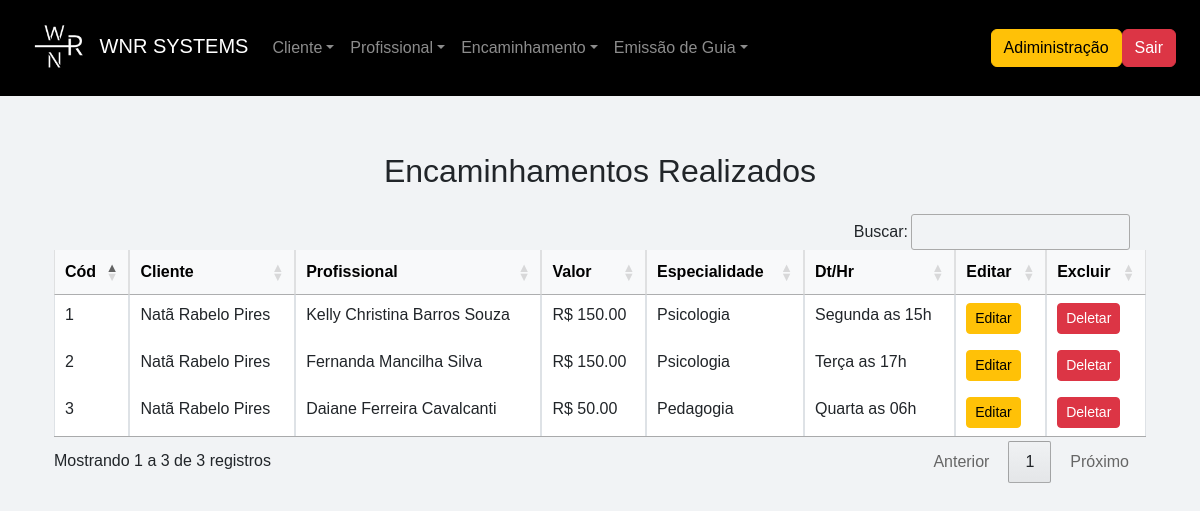
Before: /listar_encaminhamento (signed in) with the older database file.
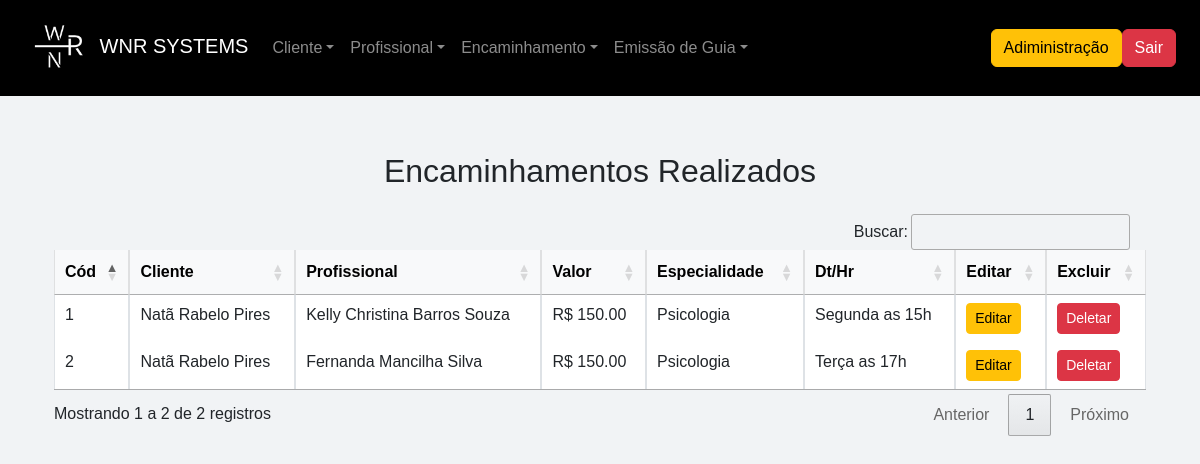
After: the same page with the newer database file.
### app/models.py (models this page shows)
class Encaminhamento(db.Model):
    __tablename__ = "encaminhamentos"
    id                      = Column(Integer, primary_key=True, index=True)
    cliente_id              = Column(Integer, ForeignKey("clientes.id", ondelete="CASCADE"))
    profissional_id         = Column(Integer, ForeignKey("profissionais.id", ondelete="CASCADE"))
    convenio                = Column(String)
    dias_horas_atendimento  = Column(String)
    data_encaminhamento     = Column(Date)
    observacoes_gerais      = Column(String)
    queixa                  = Column(String)
    situacao                = Column(String)
    tipo_encaminhamento     = Column(String)
    valor                   = Column(Float)
    cliente = relationship("Cliente", back_populates="encaminhamentos")
    profissional = relationship("Profissional", back_populates="encaminhamentos")

class Cliente(db.Model):
    __tablename__ = "clientes"
    id                      = Column(Integer, primary_key=True, index=True)
    nome                    = Column(String, index=True)
    cpf                     = Column(String(11), unique=True, index=True)
    email                   = Column(String, index=True)
    data_nascimento         = Column(Date)
    renda_familiar          = Column(Float)
    bairro                  = Column(String)
    canal_divulgacao        = Column(String)
    cep                     = Column(String(8))
    cidade                  = Column(String)
    condicao_habitacao      = Column(String)
    cpf_responsavel         = Column(String(11), nullable=True, default="")
    complemento             = Column(String)
    numero_cs               = Column(String)
    despesa_mensal          = Column(Float)
    escolaridade            = Column(String)
    estado                  = Column(String)
    endereco                = Column(String)
    fone_contato            = Column(String)
    fone_pessoal            = Column(String)
    foto                    = Column(String)
    grau_parentesco         = Column(String)
    nome_plano_saude        = Column(String, default="Sem plano de Saúde")
    nome_responsavel        = Column(String, default="")
    numero_filhos           = Column(Integer, default=0)
    possui_filhos           = Column(String)
    plano_saude             = Column(String)
    previdenciario          = Column(String)
    profissao               = Column(String)
    remuneracao             = Column(Float)
    rg                      = Column(String)
    saldo                   = Column(Float)
    sexo                    = Column(String)
    tipo_moradia            = Column(String)
    transporte              = Column(String)
    idade                   = Column(String)
    encaminhamentos = relationship("Encaminhamento", back_populates="cliente", cascade="all, delete-orphan")
    guias = relationship("Guia", back_populates="cliente")

class Profissional(db.Model):
    __tablename__ = "profissionais"
    id                      = Column(Integer, primary_key=True, index=True)
    nome                    = Column(String, index=True)
    cpf                     = Column(String(11), unique=True, index=True)
    email                   = Column(String, unique=True, index=True)
    data_nascimento         = Column(Date)
    bairro                  = Column(String)
    banco                   = Column(String)
    cep                     = Column(String(8))
    cidade                  = Column(String)
    complemento             = Column(String)
    graduacao               = Column(String)
    issqn                   = Column(String)
    fone_pessoal            = Column(String)
    fone_profissional       = Column(String)
    foto                    = Column(String)
    curriculum_lattes       = Column(String)
    dias_horas_disponiveis  = Column(String)
    endereco_profissional   = Column(String)
    estado                  = Column(String)
    observacoes             = Column(String)
    pix                     = Column(String)
    registro_profissional   = Column(String)
    rg                      = Column(String)
    valor_minimo            = Column(Float)
    encaminhamentos = relationship("Encaminhamento", back_populates="profissional", cascade="all, delete-orphan")
    guias = relationship("Guia", back_populates="profissional")

### app/routes/referral_routes.py (the view)
@encaminhamento_bp.route('/listar_encaminhamento', methods=['GET', 'POST'])
@login_required
@role_required('atendimento', 'financeiro', 'admin')
def listar_encaminhamento():
    encaminhamentos = Encaminhamento.query.all()
    usuario = current_user
    return render_template('encaminhamento/list.html', encaminhamentos=encaminhamentos, usuario=usuario)

### app/__init__.py (called while the page is built)
@login_manager.user_loader
def load_user(id):
    return Usuario.query.get(int(id))  # Converte para inteiro e busca no banco

### app/templates/encaminhamento/list.html (shortened to what this page needs)
{% extends 'base.html' %}
{% block content %}
<div class="container mt-5">
    <h2 class="text-center mb-4 mt-5">Encaminhamentos Realizados</h2>
    <div class="card-body">
        <table id="table" class="table table-bordered table-hover">
            <thead class="table-light">
                <tr>
                    <th>Cód</th>
                    <th>Cliente</th>
                    <th>Profissional</th>
                    <th>Valor</th>
                    <th>Especialidade</th>
                    <th>Dt/Hr</th>
                    <th>Editar</th>
                    {% if usuario.role == "admin" %}
                    <th>Excluir</th>
                    {% endif %}
                </tr>
            </thead>
            <tbody>
                {% for encaminhamento in encaminhamentos %}
                    <tr>
                        <td>{{ encaminhamento.id }}</td>
                        <td>{{ encaminhamento.cliente.nome }}</td>
                        <td>{{ encaminhamento.profissional.nome }}</td>
                        <td>R$ {{ "%0.2f"|format(encaminhamento.valor) }}</td>
                        <td>{{ encaminhamento.profissional.graduacao }}</td>
                        <td>{{ encaminhamento.dias_horas_atendimento }}</td>
                        <td><a href="{{ url_for('encaminhamento_bp.editar_encaminhamento', id=encaminhamento.id) }}" class="btn btn-sm btn-warning">Editar</a></td>
                        {% if usuario.role == "admin" %}
                        <td><a href="{{ url_for('encaminhamento_bp.deletar_encaminhamento', id=encaminhamento.id) }}" class="btn btn-sm btn-danger" data-bs-toggle="modal" data-bs-target="#confirmarExclusao" data-id="{{ encaminhamento.id }}">Deletar</a></td>
                        {% endif %}
                    </tr>
                  {% endfor %}
            </tbody>
        </table>
    </div>
</div>
{% endblock %}

### app/templates/base.html (shortened to what this page needs)
<!DOCTYPE html>
<html lang="pt-BR">
<head>
    <link href="https://cdn.jsdelivr.net/npm/bootstrap@5.3.0/dist/css/bootstrap.min.css" rel="stylesheet">
    <link rel="stylesheet" href="https://cdn.jsdelivr.net/npm/bootstrap-icons/font/bootstrap-icons.css">
    <link rel="stylesheet" href="https://cdn.datatables.net/1.11.5/css/jquery.dataTables.min.css">
    <link rel="stylesheet" href="https://cdn.datatables.net/buttons/2.2.3/css/buttons.dataTables.min.css">
    <link rel="stylesheet" href="{{ url_for('static', filename='css/base.css') }}">
</head>
<body>
    <nav class="navbar navbar-expand-lg navbar-dark bg-black px-4 fixed-top">
        <a class="navbar-brand" href="{{ url_for('main_bp.menu' )}}">
            <img src="{{ url_for('static', filename='image/logo.png') }}" alt="Logo" width="70" height="70" class="d-inline-block align-text-center">
            WNR SYSTEMS
        </a>
        <div class="collapse navbar-collapse" id="navbarNav">
            <ul class="navbar-nav me-auto">
                <li class="nav-item dropdown">
                    <a class="nav-link dropdown-toggle" href="#" role="button" data-bs-toggle="dropdown">Cliente</a>
                </li>
                <li class="nav-item dropdown">
                    <a class="nav-link dropdown-toggle" href="#" role="button" data-bs-toggle="dropdown">Profissional</a>
                </li>
                <li class="nav-item dropdown">
                    <a class="nav-link dropdown-toggle" href="#" role="button" data-bs-toggle="dropdown">Encaminhamento</a>
                </li>
                <li class="nav-item dropdown">
                    <a class="nav-link dropdown-toggle" href="#" role="button" data-bs-toggle="dropdown">Emissão de Guia</a>
                </li>
            </ul>
            <a href="{{ url_for('')}}" class="btn btn-warning" >Adiministração</a>
            <a href="{{ url_for('auth_bp.logout')}}" class="btn btn-danger" data-bs-toggle="modal" data-bs-target="#ConfirmarSair">Sair</a>
        </div>
    </nav>
    <div class="container container-fluid mt-5">
        {% block content %}{% endblock %}
    </div>
</body>
</html>

### app/static/css/base.css (style rules this page uses)
body { display: flex; flex-direction: column; margin: 0; padding-top: 56px; font-family: Arial, sans-serif; background-color: #f1f3f5; }

Changed rows visible on the page:
removed Encaminhamento: id "3", cliente.nome "Natã Rabelo Pires", profissional.nome "Daiane Ferreira Cavalcanti", valor "50.00", profissional.graduacao "Pedagogia", dias_horas_atendimento "Quarta as 06h"
Other visible differences:
text written by a page script: "Buscar: Mostrando 1 a 3 de 3 registros Anterior 1 Próximo" → "Buscar: Mostrando 1 a 2 de 2 registros Anterior 1 Próximo"
